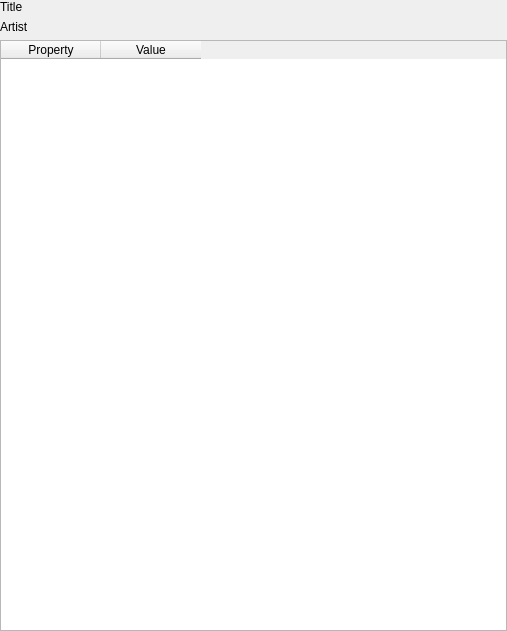
<?xml version="1.0" encoding="UTF-8"?>
<ui version="4.0">
 <class>MetadataWidget</class>
 <widget class="QWidget" name="MetadataWidget">
  <property name="enabled">
   <bool>true</bool>
  </property>
  <property name="geometry">
   <rect>
    <x>0</x>
    <y>0</y>
    <width>507</width>
    <height>631</height>
   </rect>
  </property>
  <property name="windowTitle">
   <string>Form</string>
  </property>
  <layout class="QVBoxLayout" name="verticalLayout">
   <property name="leftMargin">
    <number>0</number>
   </property>
   <property name="topMargin">
    <number>0</number>
   </property>
   <property name="rightMargin">
    <number>0</number>
   </property>
   <property name="bottomMargin">
    <number>0</number>
   </property>
   <item>
    <widget class="QLabel" name="titleLabel">
     <property name="text">
      <string>Title</string>
     </property>
    </widget>
   </item>
   <item>
    <widget class="QLabel" name="artistLabel">
     <property name="text">
      <string>Artist</string>
     </property>
    </widget>
   </item>
   <item>
    <widget class="QTableWidget" name="tableWidget">
     <property name="editTriggers">
      <set>QAbstractItemView::EditTrigger::NoEditTriggers</set>
     </property>
     <column>
      <property name="text">
       <string>Property</string>
      </property>
     </column>
     <column>
      <property name="text">
       <string>Value</string>
      </property>
     </column>
    </widget>
   </item>
  </layout>
 </widget>
 <resources/>
 <connections/>
</ui>
